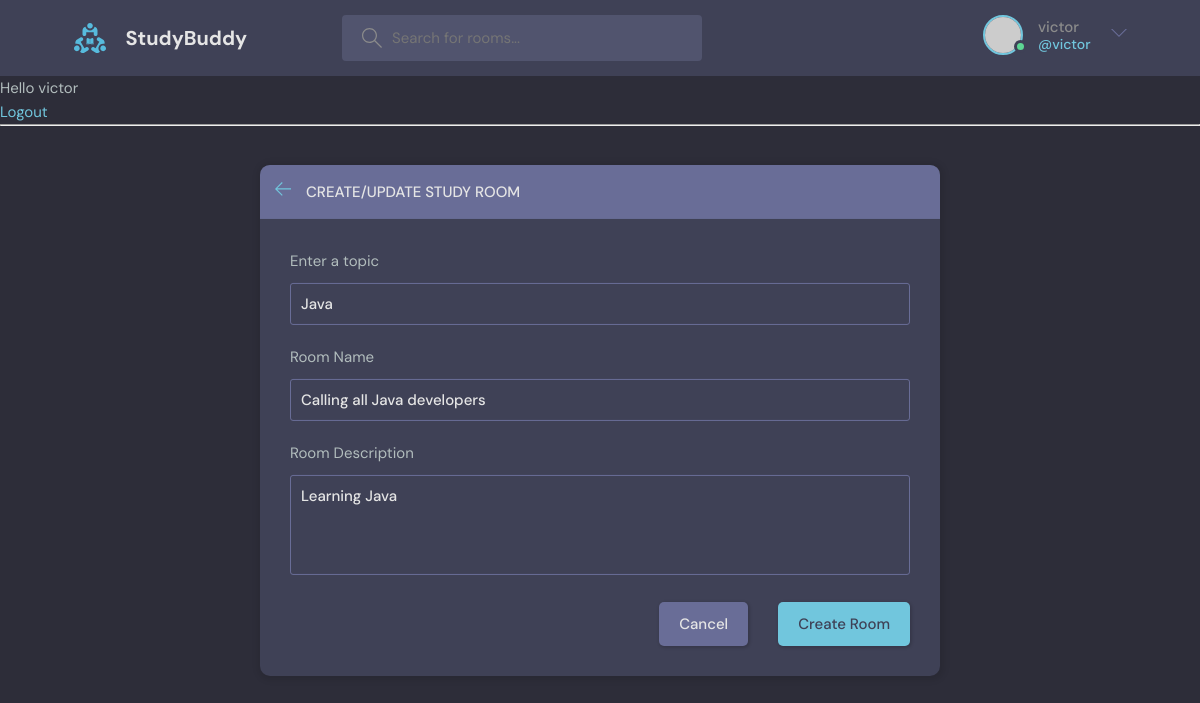
Screenshot of /update-room/6 (signed in) with the database file from the repository.
### base/models.py (models this page shows, shortened)
class Room(models.Model):
    host = models.ForeignKey(User, on_delete=models.SET_NULL, null=True)
    topic = models.ForeignKey(Topic, on_delete=models.SET_NULL, null=True)
    name = models.CharField(max_length=200)
    description = models.TextField(null=True, blank=True)
    participants = models.ManyToManyField(User, related_name='participants', blank=True)
    updated = models.DateTimeField(auto_now=True)
    created = models.DateTimeField(auto_now_add=True)
    class Meta:
        ordering = ['-updated', '-created']

class Topic(models.Model):
    name = models.CharField(max_length=200)

### base/views.py (the view, shortened to what this page needs)
# urls.py: path("update-room/<str:pk>", views.update_room, name="update-room"),
@login_required(login_url='login')
def update_room(request, pk):
    room = Room.objects.get(id=pk)
    update_form = RoomForm(instance=room)
    topics = Topic.objects.all()
    if request.user != room.host:
        return HttpResponse("You don't have permission for this")
    context = {
        "form": update_form,
        "topics": topics,
        "room": room
    }
    return render(request, "room_form.html", context)

### base/forms.py
class RoomForm(ModelForm):
    class Meta:
        model = Room
        fields = "__all__"
        exclude = ["host", "participants"]

### base/templates/room_form.html (shortened to what this page needs)
{% extends 'main.html' %}
{% block content %}
  <main class="create-room layout">
    <div class="container">
      <div class="layout__box">
        <div class="layout__boxHeader">
          <div class="layout__boxTitle">
            <a href="{% url 'home' %}">
              <svg version="1.1" xmlns="http://www.w3.org/2000/svg" width="32" height="32" viewBox="0 0 32 32">
                <title>arrow-left</title>
                <path
                  d="M13.723 2.286l-13.723 13.714 13.719 13.714 1.616-1.611-10.96-10.96h27.625v-2.286h-27.625l10.965-10.965-1.616-1.607z">
                </path>
              </svg>
            </a>
            <h3>Create/Update Study Room</h3>
          </div>
        </div>
        <div class="layout__body">
          <form class="form" method="POST" action="">
            <div class="form__group">
              <label for="room_topic"> Enter a topic </label>
              <input required type="text" value="{{ room.topic.name }}" name="topic" list="topic-list" />
            </div>
            <div class="form__group">
              <label for="room_name"> Room Name </label>
              {{ form.name }}
            </div>
            <div class="form__group">
              <label for="room_description"> Room Description </label>
              {{ form.description }}
            </div>
            <div class="form__action">
              <a class="btn btn--dark" href="index.html">Cancel</a>
              <button class="btn btn--main" type="submit">Create Room</button>
            </div>
          </form>
        </div>
      </div>
    </div>
  </main>
{% endblock %}

### base/templates/navbar.html (shortened to what this page needs)
{% load static %}
<header class="header header--loggedIn">
      <div class="container">
        <a href="{% url 'home' %}" class="header__logo">
          <img src="{% static 'images/logo.svg' %}" />
          <h1>StudyBuddy</h1>
        </a>
        <form class="header__search" method="GET" action="{% url 'home' %}">
          <label>
            <input name="q" placeholder="Search for rooms..." />
          </label>
        </form>
        <nav class="header__menu">
          {% if request.user.is_authenticated %}
          <div class="header__user">
            <a href="{% url 'user-profile' request.user.id %}">
              <div class="avatar avatar--medium active">
                <img src="https://randomuser.me/api/portraits/men/37.jpg" />
              </div>
              <p>{{ request.user.username }} <span>@{{ request.user.username }}</span></p>
            </a>
            <button class="dropdown-button">
              <svg version="1.1" xmlns="http://www.w3.org/2000/svg" width="32" height="32" viewBox="0 0 32 32">
                <title>chevron-down</title>
                <path d="M16 21l-13-13h-3l16 16 16-16h-3l-13 13z"></path>
              </svg>
            </button>
          </div>
          {% else %}
           <a href="{% url 'login' %}">
            <img src="{% static 'images/avatar.svg' %}"  />
            <p>Login</p>
          </a>
           {% endif %}
        </nav>
      </div>
    </header>
{% if request.user.is_authenticated %}
<p>Hello {{ request.user }}</p>
<a href="{% url 'logout' %}">Logout</a>
{% else %}
<a href="{% url 'login' %}">Login</a>
{% endif %}
<hr>

### rows the page displays
Room: topic "Java", name "Calling all Java developers", description "Learning Java"

### other values shown
{{ request.user.username }} "victor"
{{ request.user }} "victor"
